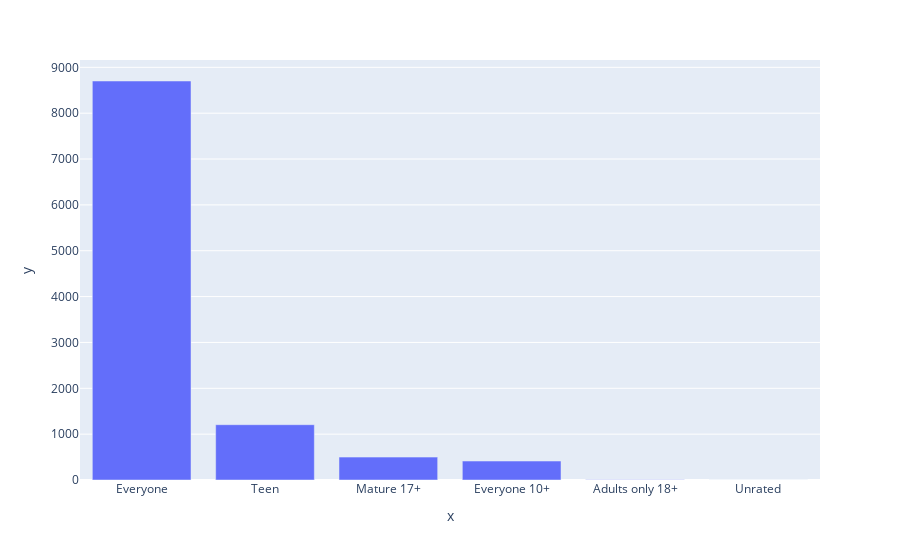

Write notebook code for a chart like this one.
### Code cell
ratingFreq = df['Content Rating'].value_counts()
px.bar(ratingFreq, x=ratingFreq.index, y=ratingFreq.values)

### Figure 1 — Plotly figure (JSON) as saved in the notebook; plotly's stock layout.template omitted (floating-point values rounded to 4 significant figures)
{"data": [{"alignmentgroup": "True", "hovertemplate": "x=%{x}<br>y=%{y}<extra></extra>", "legendgroup": "", "marker": {"color": "#636efa"}, "name": "", "offsetgroup": "", "orientation": "v", "showlegend": false, "textposition": "auto", "type": "bar", "x": ["Everyone", "Teen", "Mature 17+", "Everyone 10+", "Adults only 18+", "Unrated"], "xaxis": "x", "y": [8702, 1206, 499, 413, 3, 2], "yaxis": "y"}], "layout": {"barmode": "relative", "legend": {"tracegroupgap": 0}, "margin": {"t": 60}, "xaxis": {"anchor": "y", "domain": [0, 1], "title": {"text": "x"}}, "yaxis": {"anchor": "x", "domain": [0, 1], "title": {"text": "y"}}}}
